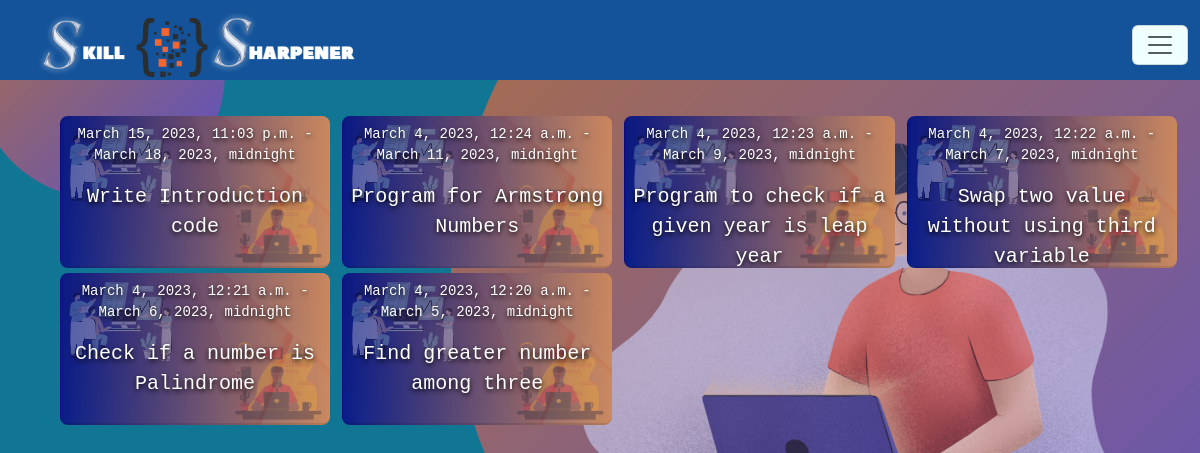
The page /teacherDasboard/ on the database its author committed.
### VirtualLab/models.py (models this page shows)
class codePost(models.Model):
    title = models.CharField(max_length=50)
    post_dat = models.DateTimeField(auto_now=False, auto_now_add=False)
    end_Data = models.DateTimeField(auto_now=False, auto_now_add=False)
    code_exp = models.CharField(max_length=500)
    codeinput= models.CharField(max_length=200)
    codeoutput = models.CharField( max_length=200)

### VirtualLab/views.py (the view)
# urls.py: path('teacherDasboard/',views.teacherDasboard,name='teacherDasboard'),
def teacherDasboard(request):
    postData = codePost.objects.all().order_by('post_dat').reverse()
    return render(request, 'index_teacher.html', {'postData': postData})

### template/index_teacher.html (shortened to what this page needs)
<!DOCTYPE html>
{% load static %}
<html lang="en">
<head>
    <link rel="stylesheet" href="{% static '/CSS/aos.css' %}">
    <link rel="stylesheet" href="{% static '/CSS/index.css' %}" type="text/css">
    <link rel="stylesheet" href="{% static '/CSS/bootstrap.css' %}">
</head>
<body class="body" id="body">
    <nav class="navbar navbar-light bg-light fixed-top" id="nav">
        <div class="container-fluid">
            <a class="navbar-brand Pagetitle" href="/about/" id="heading">
                <img src="{% static '/media/Logo.png' %}" alt="" style="height: 64px;">
            </a>
            <button class="navbar-toggler" type="button" data-bs-toggle="offcanvas"
                data-bs-target="#offcanvasDarkNavbar" aria-controls="offcanvasDarkNavbar">
                <span class="navbar-toggler-icon"></span>
            </button>
        </div>
    </nav>
    <div class="pagebg" id="page2">
        {% for post in postData %}
        <a href="{% url 'teacher_coderoom' post.id %}">
            <div class="secondMovieList" data-aos="fade-left" data-aos-offset="200" data-aos-easing="ease-in-sine">
                <div class="move">
                    <div class="test">
                        <p class="time">
                            {{post.post_dat}} - {{post.end_Data}}
                        </p>
                        <p class="title">
                            {{post.title}}
                        </p>
                    </div>
                </div>
            </div>
        </a>
        {% endfor %}
    </div>
</body>
</html>

### VirtualLab/static/CSS/index.css (style rules this page uses)
.body, html { background: #107694; background-image: url('../media/bg.png'); background-repeat: no-repeat; background-size: 100%; background-position-x: center; }
html { overflow-x: hidden; }
#nav { background: #14539a !important; color: #ffffff !important; }
.Pagetitle { text-shadow: 0px 2px 5px rgb(0, 0, 0); font-weight: bold; color: aliceblue !important; font-size: 26px !important; font-family: 'Alkatra', cursive; }
.navbar-toggler { background-color: azure !important; }
.pagebg { position: relative; top: 110px; padding-left: 5%; background: transparent; width: 100%; }
.secondMovieList { overflow: hidden; position: relative; border-bottom: 2px solid rgba(0, 0, 0, 0.1); border-radius: 8px; margin-top: 2%; display: inline-block; margin-right: 12px; flex-grow: 0; flex-shrink: 0; width: 270.22222222222223px; height: 152px; color: white; text-align: center; padding: 8px; font-size: 20px; transition: 4s; display: flex; background-image: url('../media/CodeBG.png'); background-repeat: no-repeat; background-size: cover; }
.time { font-size: 14px; }
.test { text-shadow: 0px 2px 5px black; font-family: monospace; text-decoration: none; transition: 1s; }
#page2 a { text-decoration: none; }
#page2 { display: flex; flex-wrap: wrap; flex-direction: row; justify-content: flex-start; }

### rows shown on the page
codePost: post_dat "March 15, 2023, 11:03 p.m.", end_Data "March 18, 2023, midnight", title "Write Introduction code"
codePost: post_dat "March 4, 2023, 12:24 a.m.", end_Data "March 11, 2023, midnight", title "Program for Armstrong Numbers"
codePost: post_dat "March 4, 2023, 12:23 a.m.", end_Data "March 9, 2023, midnight", title "Program to check if a given year is leap year"
codePost: post_dat "March 4, 2023, 12:22 a.m.", end_Data "March 7, 2023, midnight", title "Swap two value without using third variable"
codePost: post_dat "March 4, 2023, 12:21 a.m.", end_Data "March 6, 2023, midnight", title "Check if a number is Palindrome"
codePost: post_dat "March 4, 2023, 12:20 a.m.", end_Data "March 5, 2023, midnight", title "Find greater number among three"
